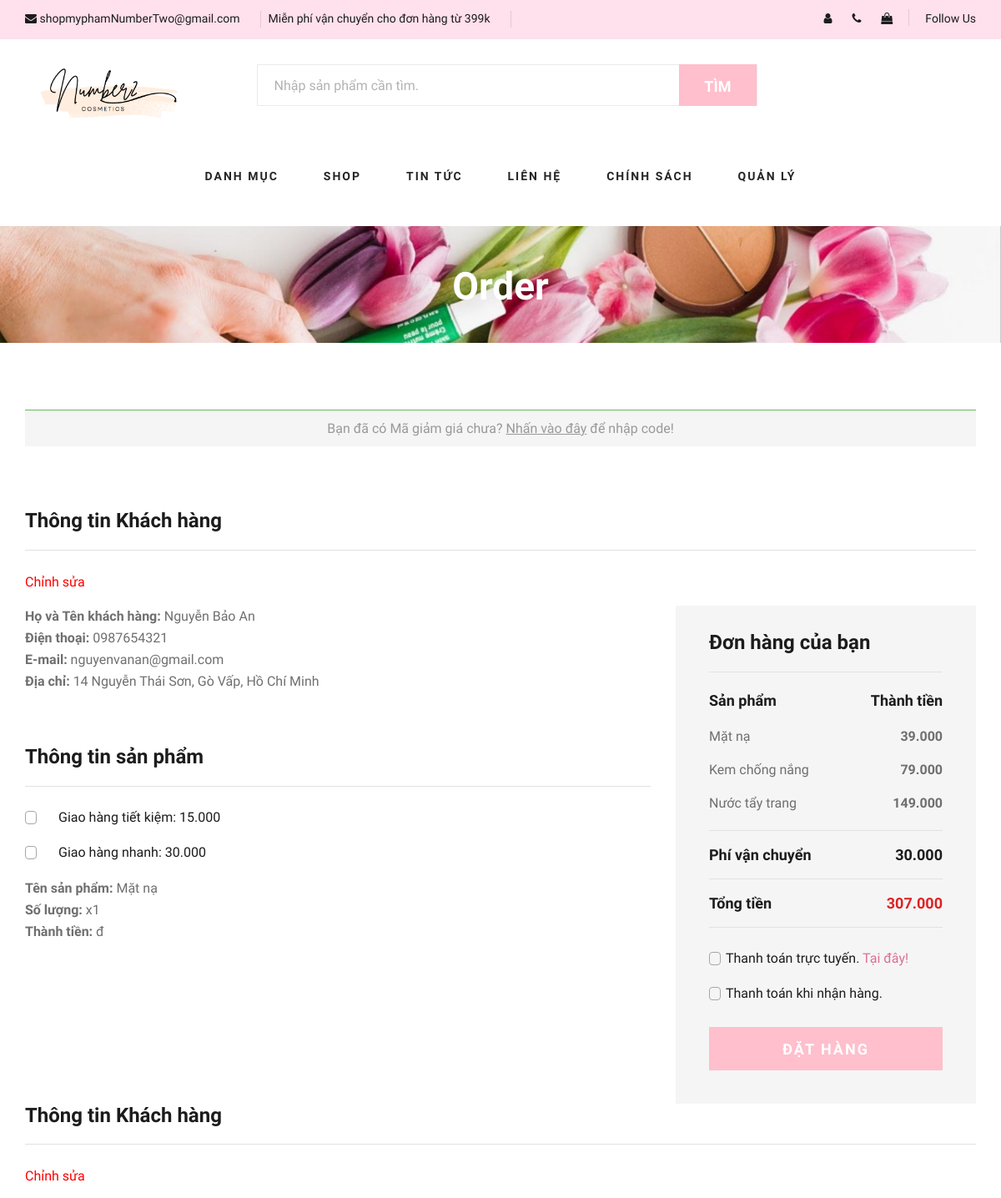
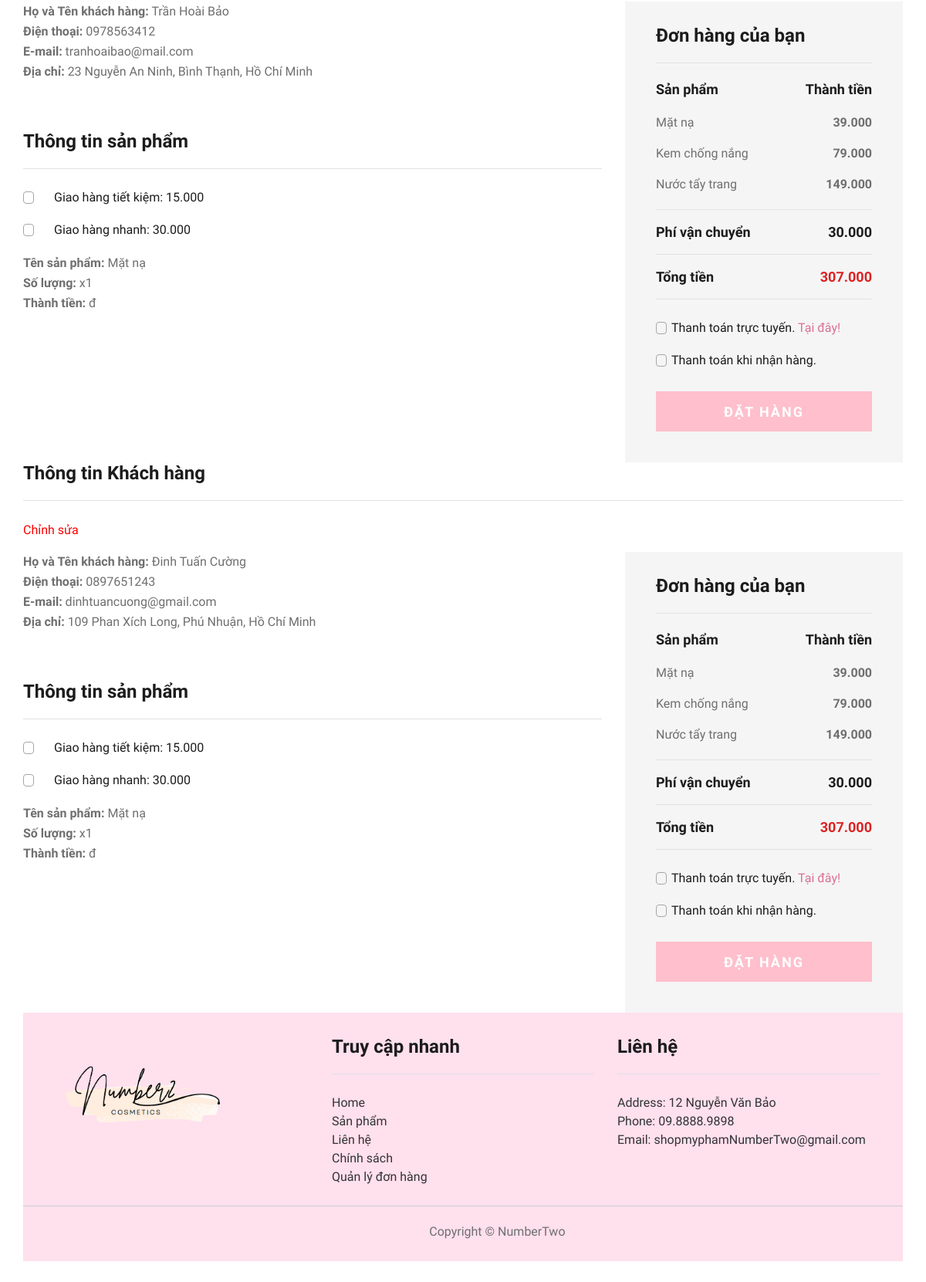
The app's page /dathang.php, older data (2 pictures, top to bottom).
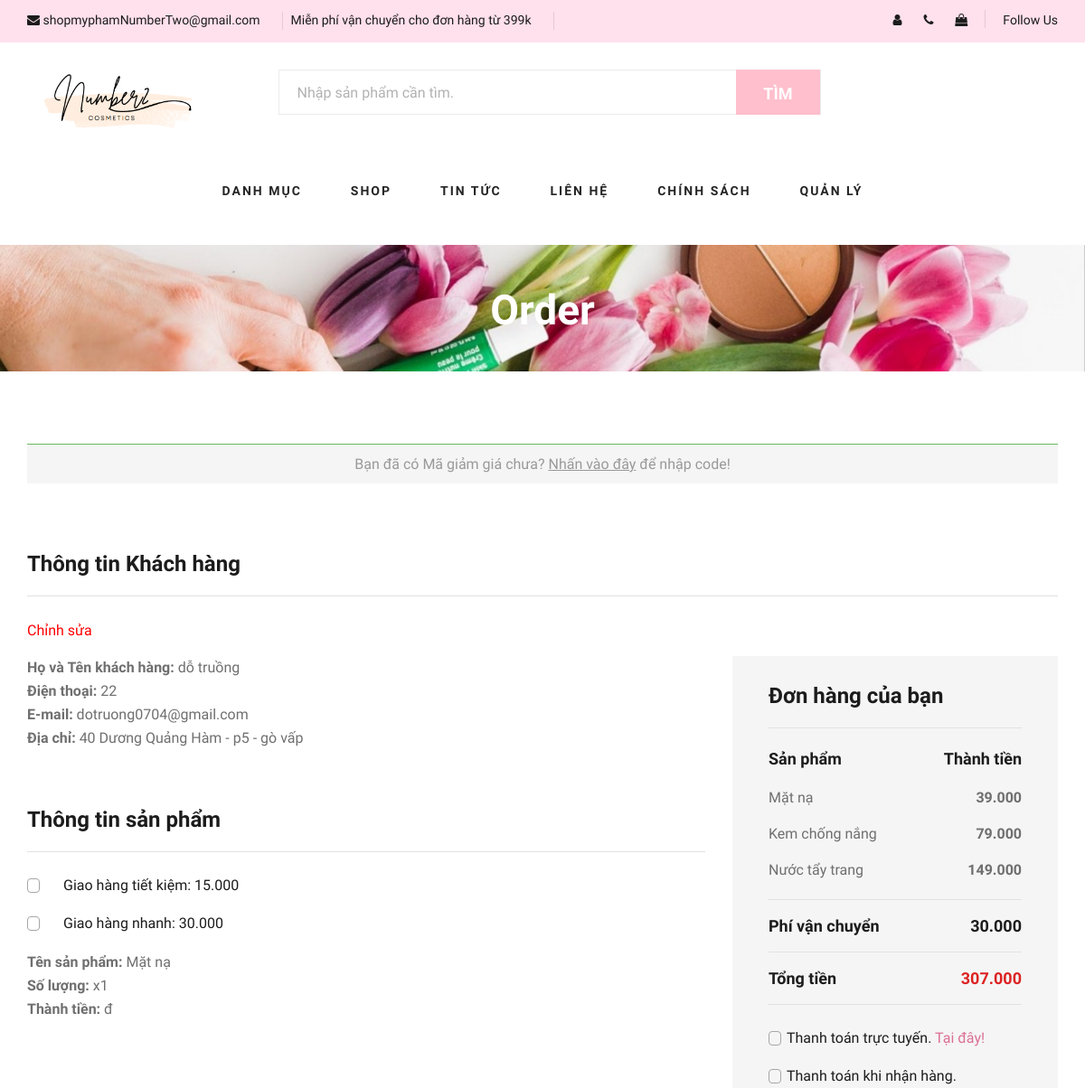
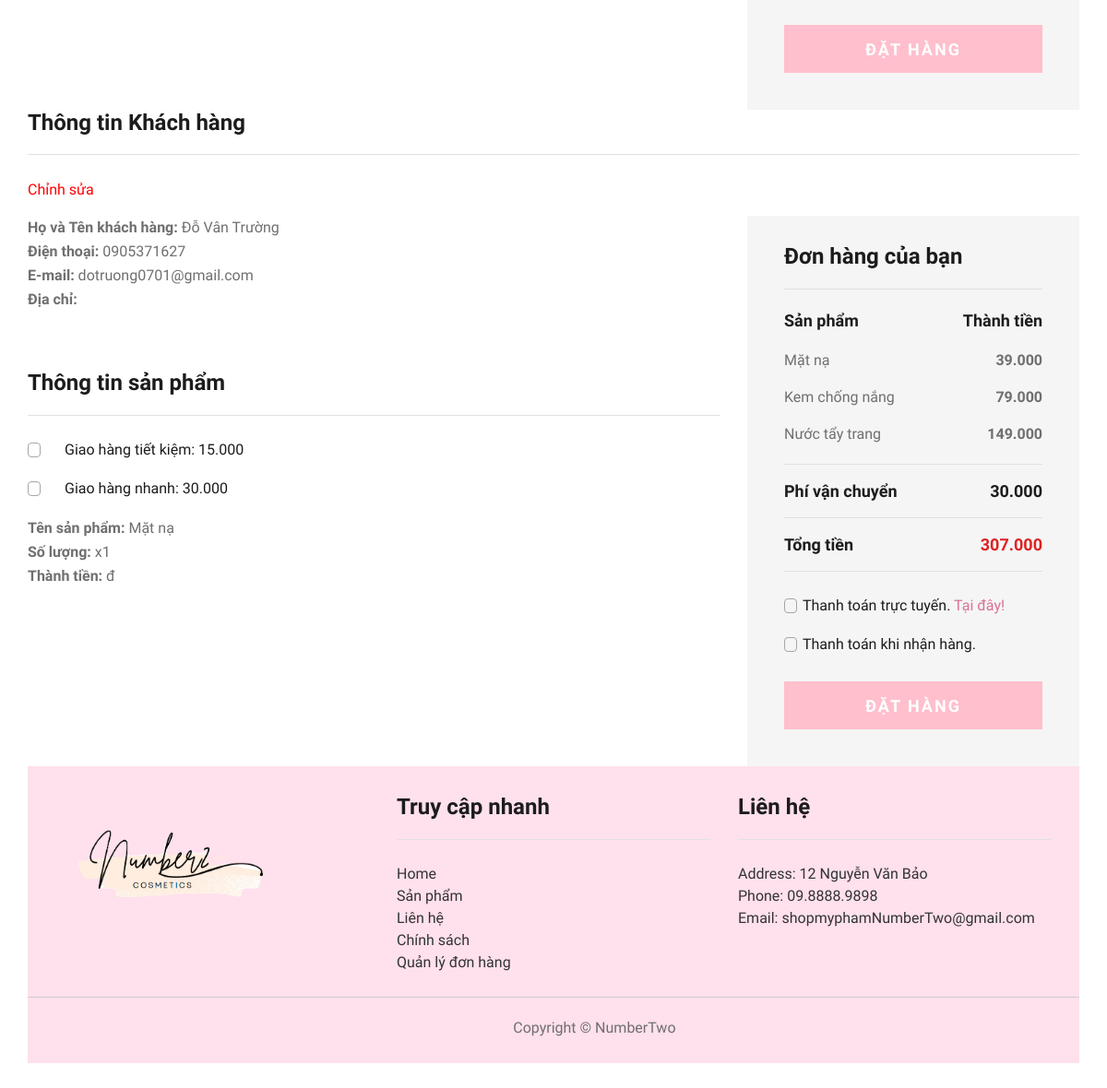
The same page, newer data (2 pictures, top to bottom).
### tables this page shows
CREATE TABLE `khachhang` (
  `MaKhachHang` int(11) NOT NULL,
  `HoTen` varchar(20) NOT NULL,
  `SoDienThoai` varchar(20) NOT NULL,
  `DiaChi` varchar(100) NOT NULL,
  `MatKhau` varchar(50) NOT NULL,
  `Email` varchar(100) NOT NULL,
  `trangThai` int(11) NOT NULL DEFAULT 1
);

### model/mCustomer.php (called while the page is built, shortened)
<?php
    include_once("connect.php");
    class MCustomer {
        function selectAllCustomers() {
            $p = new ConnectDB();
            if ($p->connect_DB($con)) {
                $str = "SELECT * FROM khachhang";
                $tbl = mysqli_query($con, $str);
                return $tbl;
            } else {
                return false;
            }
        }
    }
?>

### model/connect.php (called while the page is built, shortened)
<?php
    class ConnectDB{
        function connect_DB(& $conn){
            $conn = mysqli_connect("localhost", "root", "", "mypham");
            if ($conn){
                mysqli_set_charset($conn, "utf8");
                return $conn;
            }else{
                return false;
            }
        }
    }
?>

### controller/cCustomer.php (called while the page is built)
<?php
    include_once("Model/mCustomer.php");
    class CCustomer{
        function getAllCustomers(){
            $p = new MCustomer();
            $tbl = $p -> selectAllCustomers();
            return $tbl;
        }
    }
?>

### view/vCustomer1.php (the view, shortened to what this page needs)
<?php
    include_once("controller/cCustomer.php");
    class VCustomer{
        function viewAllCustomers(){
            $p = new CCustomer();
            $tbl = $p -> getAllCustomers();
            showCustomer($tbl);
        }
    }
    function showCustomer($tbl){
        if($tbl){
            if(mysqli_num_rows($tbl) >0){
                echo '<table class="prod_tbl"> <tr>';
                if ($row = mysqli_fetch_assoc($tbl)){
                    while($row = mysqli_fetch_assoc($tbl)){
                        if($row["trangThai"] == 1){
                            echo "
                            <h4>Thông tin Khách hàng</h4>
                            <p><a href='./themthongtin.html' style='color: red'> Chỉnh sửa</a></p>
                          <form action='#'>
                              <div class='row'>
                                  <div class='col-lg-8 col-md-6'>
                                    <p><b>Họ và Tên khách hàng:</b> ".$row["HoTen"]."<br>
                                       <b>Điện thoại:</b> ".$row["SoDienThoai"]."<br>
                                       <b>E-mail:</b> ".$row["Email"]."<br>
                                       <b>Địa chỉ:</b> ".$row["DiaChi"]."</p>
                                       <br><br>
                                 <h4>Thông tin sản phẩm</h4>
                                 <div class='checkout__input__checkbox'>
                                     <label>Giao hàng tiết kiệm: 15.000
                                           <span class='checkmark'></span>
                                     </label>
                                 </div>
                                 <div class='checkout__input__checkbox'>
                                     <label>Giao hàng nhanh: 30.000
                                           <span class='checkmark'></span>
                                      </label>
                                  </div>
                                    <p><b>Tên sản phẩm:</b> Mặt nạ<br>
                                       <b>Số lượng:</b> x1<br>
                                       <b>Thành tiền:</b> đ<br>
                                  </div>
                                  <div class='col-lg-4 col-md-6'>
                                      <div class='checkout__order'>
                                          <h4>Đơn hàng của bạn</h4>
                                          <div class='checkout__order__products'>Sản phẩm <span>Thành tiền</span></div>
                                          <ul>
                                              <li>Mặt nạ <span>39.000</span></li>
                                              <li>Kem chống nắng<span>79.000</span></li>
                                              <li>Nước tẩy trang<span>149.000</span></li>
                                          </ul>
                                          <div class='checkout__order__subtotal'>Phí vận chuyển<span>30.000</span></div>
                                          <div class='checkout__order__total'>Tổng tiền<span>307.000</span></div>
                                          <div class='checkout__input__checkbox'>
                                              <label for='payment'>
                                                  Thanh toán trực tuyến. <a href='./thongtinthanhtoan.html' style='color: palevioletred'>Tại đây!</a>
                                                  <span class='checkmark'></span>
                                              </label>
                                          </div>
                                          <div class='checkout__input__checkbox'>
                                              <label for='paypal'>
                                                  Thanh toán khi nhận hàng.
                                                  <span class='checkmark'></span>
                                              </label>
                                          </div>
                                          <button type='submit' class='site-btn2'>ĐẶT HÀNG</button>
                                      </div>
                                  </div>
                              </div>
                              ";
                        }
                    }
            }
        }else{
            echo"Vui lòng nhập dữ liệu!";
        }
    }
}
?>

### dathang.php (shortened to what this page needs)
<!DOCTYPE html>
<html lang="zxx">
<head>
    <link rel="stylesheet" href="css/bootstrap.min.css" type="text/css">
    <link rel="stylesheet" href="css/font-awesome.min.css" type="text/css">
    <link rel="stylesheet" href="css/elegant-icons.css" type="text/css">
    <link rel="stylesheet" href="css/nice-select.css" type="text/css">
    <link rel="stylesheet" href="css/jquery-ui.min.css" type="text/css">
    <link rel="stylesheet" href="css/owl.carousel.min.css" type="text/css">
    <link rel="stylesheet" href="css/slicknav.min.css" type="text/css">
    <link rel="stylesheet" href="css/pagephu.css" type="text/css">
</head>
<body>
    <header class="header">
        <div class="header__top">
            <div class="container">
                <div class="row">
                    <div class="col-lg-8 col-md-6">
                        <div class="header__top__left">
                            <ul>
                                <li><i class="fa fa-envelope"></i> shopmyphamNumberTwo@gmail.com</li>
                                <li>Miễn phí vận chuyển cho đơn hàng từ 399k</li>
                            </ul>
                        </div>
                    </div>
                    <div class="col-lg-4 col-md-6">
                        <div class="header__top__right">
                            <div class="header__top__right__social">
                                <a href="#"><i class="fa fa-user"></i></a>
                                <a href="#"><i class="fa fa-phone"></i></a>
                                <a href="cart.php"><i class="fa fa-shopping-bag"></i></a>
                            </div>
                            <div class="header__top__right__auth">
                                <a href="#">Follow Us</a>
                            </div>
                        </div>
                    </div>
                </div>
            </div>
        </div>
        <div class="container">
            <div class="row">
                <div class="col-lg-3">
                    <div class="header__logo">
                        <a href="./index.php"><img src="./img/logo.png" alt=""></a>
                    </div>
                </div>
                <div class="hero__search">
                    <div class="hero__search__form">
                        <form action="#">
                            <input type="text" placeholder="Nhập sản phẩm cần tìm.">
                            <button type="submit" class="site-btn">TÌM</button>
                        </form>
                    </div>&nbsp&nbsp&nbsp&nbsp&nbsp&nbsp
                </div>
                <div class="col-lg-12">
                    <nav class="header__menu">
                        <ul>
                            <li><a href="#">Danh mục</a>
                            </li>
                            <li><a href="#">Shop</a></li>
                            <li><a href="#">Tin tức</a></li>
                            <li><a href="#">Liên hệ</a></li>
                            <li><a href="#">Chính sách</a></li>
                            <li><a href="#">Quản lý</a></li>
                        </ul>
                    </nav>
                </div>
            </div>
        </div>
    </header>
    <br>
    <section class="breadcrumb-section set-bg" data-setbg="img/bgxemct.jpg">
        <div class="container">
            <div class="row">
                <div class="col-lg-12 text-center">
                    <div class="breadcrumb__text">
                        <h2>Order</h2>
                    </div>
                </div>
            </div>
        </div>
    </section>
    <section class="checkout spad">
        <div class="container">
            <div class="row">
                <div class="col-lg-12">
                    <h6>Bạn đã có Mã giảm giá chưa? <a href="#">Nhấn vào đây</a> để nhập code!</h6>
                </div>
            </div>
            <div class="checkout__form">
            <?php
                    include_once("view/vCustomer1.php");
                    $p = new VCustomer();
                    $p -> viewAllCustomers();
                ?>
            </div>
        </div>
    </section>
    <footer class="footer spad">
        <div class="container">
            <div class="row" style="margin: 20px 0 10px">
                <div class="col-lg-3 col-md-6 col-sm-6">
                    <div class="footer__about">
                        <div class="footer__about__logo" style="line-height: 150px">
                            <a href="./index.html"><img src="img/img-02logo.png" alt=""></a>
                        </div>
                    </div>
                </div>
                <div class="col-lg-4 col-md-6 col-sm-6 offset-lg-1">
                    <div class="footer__widget">
                        <h4>Truy cập nhanh</h4>
                        <ul style="list-style-type: none; color: #333; margin: 10px 0 0 0">
                            <li><a style="color: #333" href="./index.php">Home</a></li>
                            <li><a style="color: #333" href="./shop.php">Sản phẩm</a></li>
                            <li><a style="color: #333" href="./contact.php">Liên hệ</a></li>
                            <li><a style="color: #333" href="./chinhsach.php">Chính sách</a></li>
                            <li><a style="color: #333" href="./orderManage.php">Quản lý đơn hàng</a></li>
                        </ul>
                    </div>
                </div>
                <div class="col-lg-4 col-md-12">
                    <div class="footer__widget">
                        <h4>Liên hệ</h4>
                        <div class="footer__widget__social" style="margin: 10px 0 0 0">
                            <ul style="list-style-type: none; color: #333">
                                <li>Address: 12 Nguyễn Văn Bảo</li>
                                <li>Phone: 09.8888.9898</li>
                                <li>Email: shopmyphamNumberTwo@gmail.com</li>
                            </ul>
                        </div>
                    </div>
                </div>
            </div>
            <div class="row">
                <div class="col-lg-12" style="text-align: center !important; border-top: 1px solid #ccc; margin: 15px 0 0 0">
                    <div class="footer__copyright" ">
                        <div class="footer__copyright__text" style="width: 100%; margin: 10px 0px 0 4%">
                            <p> Copyright &copy; NumberTwo</p>
                        </div>
                    </div>
                </div>
            </div>
        </div>
    </footer>
</body>
</html>

Row changes from the older to the newer data that the page shows:
removed khachhang: HoTen "Trần Hoài Bảo", SoDienThoai "0978563412", Email "tranhoaibao@mail.com", DiaChi "23 Nguyễn An Ninh, Bình Thạnh, Hồ Chí Minh"
removed khachhang: HoTen "Đinh Tuấn Cường", SoDienThoai "0897651243", Email "dinhtuancuong@gmail.com", DiaChi "109 Phan Xích Long, Phú Nhuận, Hồ Chí Minh"
changed khachhang: HoTen "Nguyễn Bảo An" → "dỗ truồng"; SoDienThoai "0987654321" → "22"; Email "nguyenvanan@gmail.com" → "dotruong0704@gmail.com"; DiaChi "14 Nguyễn Thái Sơn, Gò Vấp, Hồ Chí Minh" → "40 Dương Quảng Hàm - p5 - gò vấp"
added khachhang: HoTen "Đỗ Vân Trường", SoDienThoai "0905371627", Email "dotruong0701@gmail.com"
